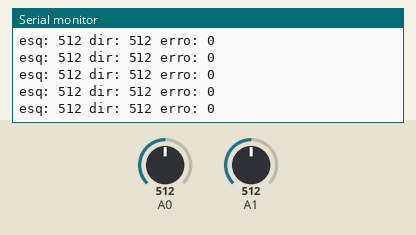
Simulated run of this sketch. Board: Arduino Uno, built with avr-gcc and run on an emulated ATmega328P. Parts: the last lines printed to the serial monitor. The test bench sets the inputs (shaded band); at power-on: A1 = 512, A0 = 512.

Above: at 1.2 s.
1.3 s: A1 set to 524
At 2.2 s:
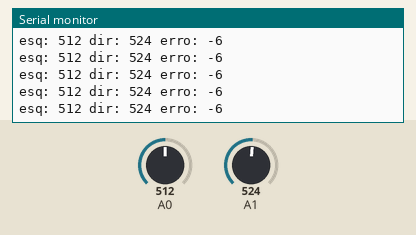
4.3 s: A0 set to 306
At 4.9 s:
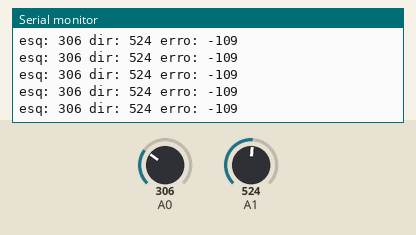
7.3 s: A0 set to 333
At 8.0 s:
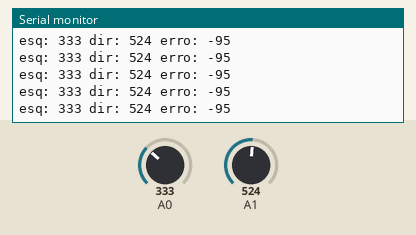
13.3 s: A0 set to 111
At 14.3 s:
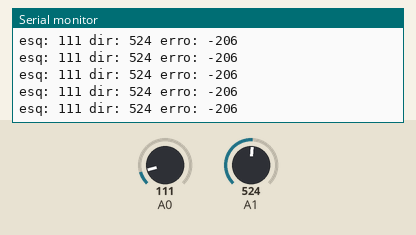
16.3 s: A0 set to 92
At 17.0 s:
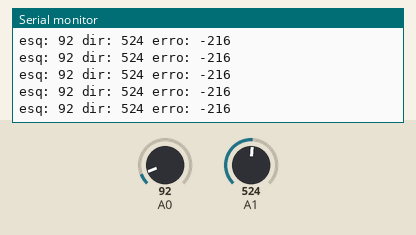
Timing chart, 0 to 18.8 s (numbered marks = the images above; inputs shaded):
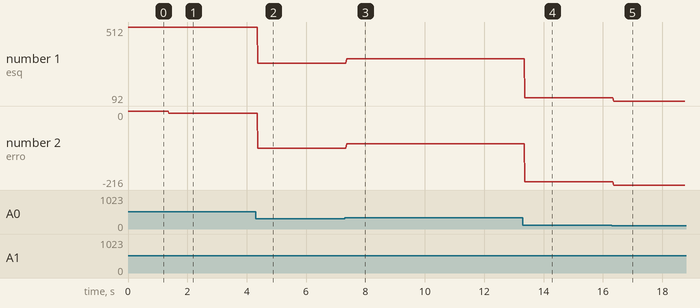

The sketch:

testesensor.ino
```cpp
void setup() {
  // put your setup code here, to run once:
  Serial.begin(9600);
}

void loop() {
  // put your main code here, to run repeatedly:
  int esq = analogRead(A0);
  int dir = analogRead(A1);
  int erro;

  Serial.print("esq: ");
  Serial.print(esq);
  Serial.print(" dir: ");
  Serial.print(dir);
  erro = esq -dir;
  erro = erro*0.5;
  Serial.print(" erro: ");
  Serial.println(erro);
}
```

Measured:
- after the input at 1.3 s, the serial monitor: prints a new line after 0.08 s (image 1)
- after the input at 4.3 s, the serial monitor: prints a new line after 0.08 s (image 2)
- after the input at 7.3 s, the serial monitor: prints a new line after 0.07 s (image 3)
- after the input at 13.3 s, the serial monitor: prints a new line after 0.07 s (image 4)
- after the input at 16.3 s, the serial monitor: prints a new line after 0.07 s (image 5)
- plotted number 1: 512 → 306 after the input at 4.3 s, 306 → 333 after the input at 7.3 s, 333 → 111 after the input at 13.3 s, 111 → 92 after the input at 16.3 s
- plotted number 2: 0 → -6 after the input at 1.3 s, -6 → -109 after the input at 4.3 s, -109 → -95 after the input at 7.3 s, -95 → -206 after the input at 13.3 s, -206 → -216 after the input at 16.3 s
